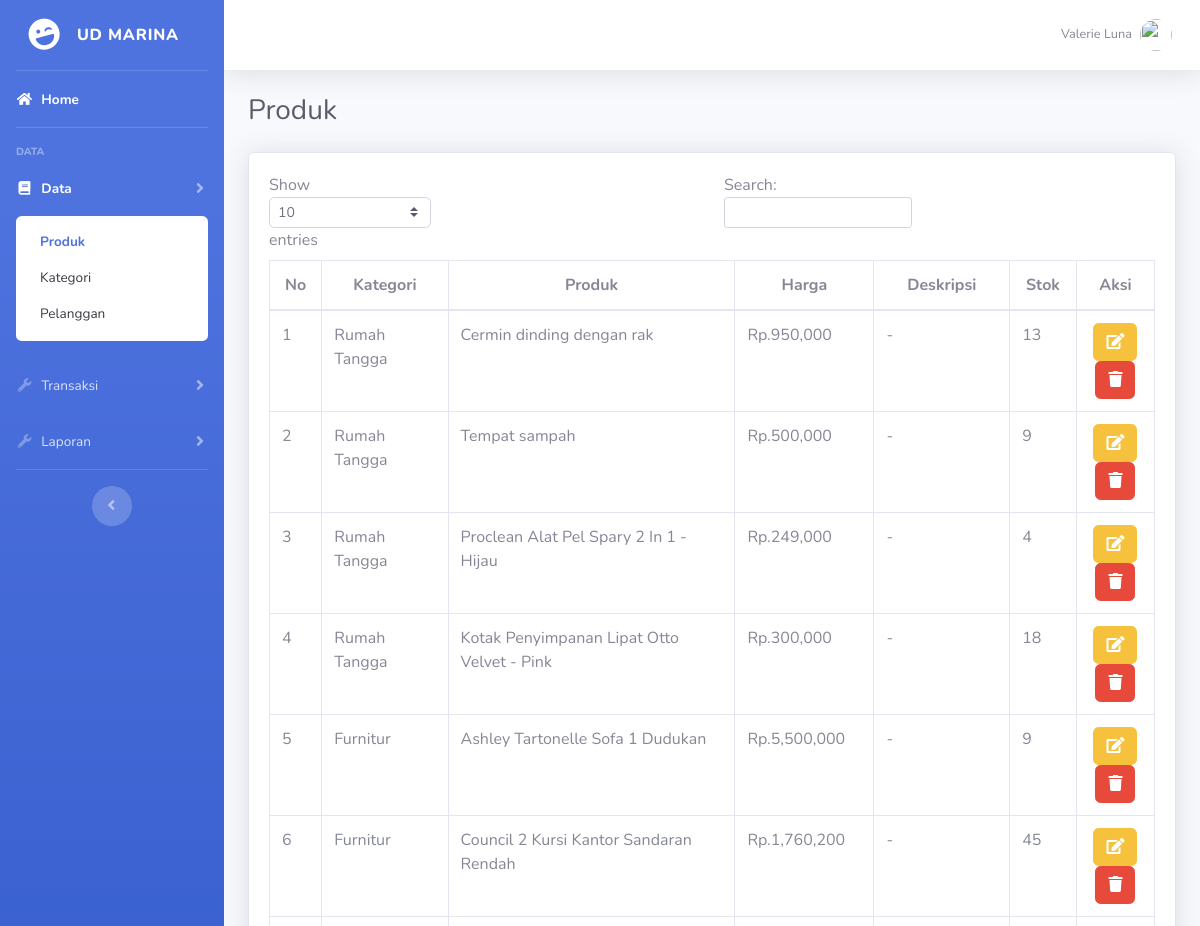
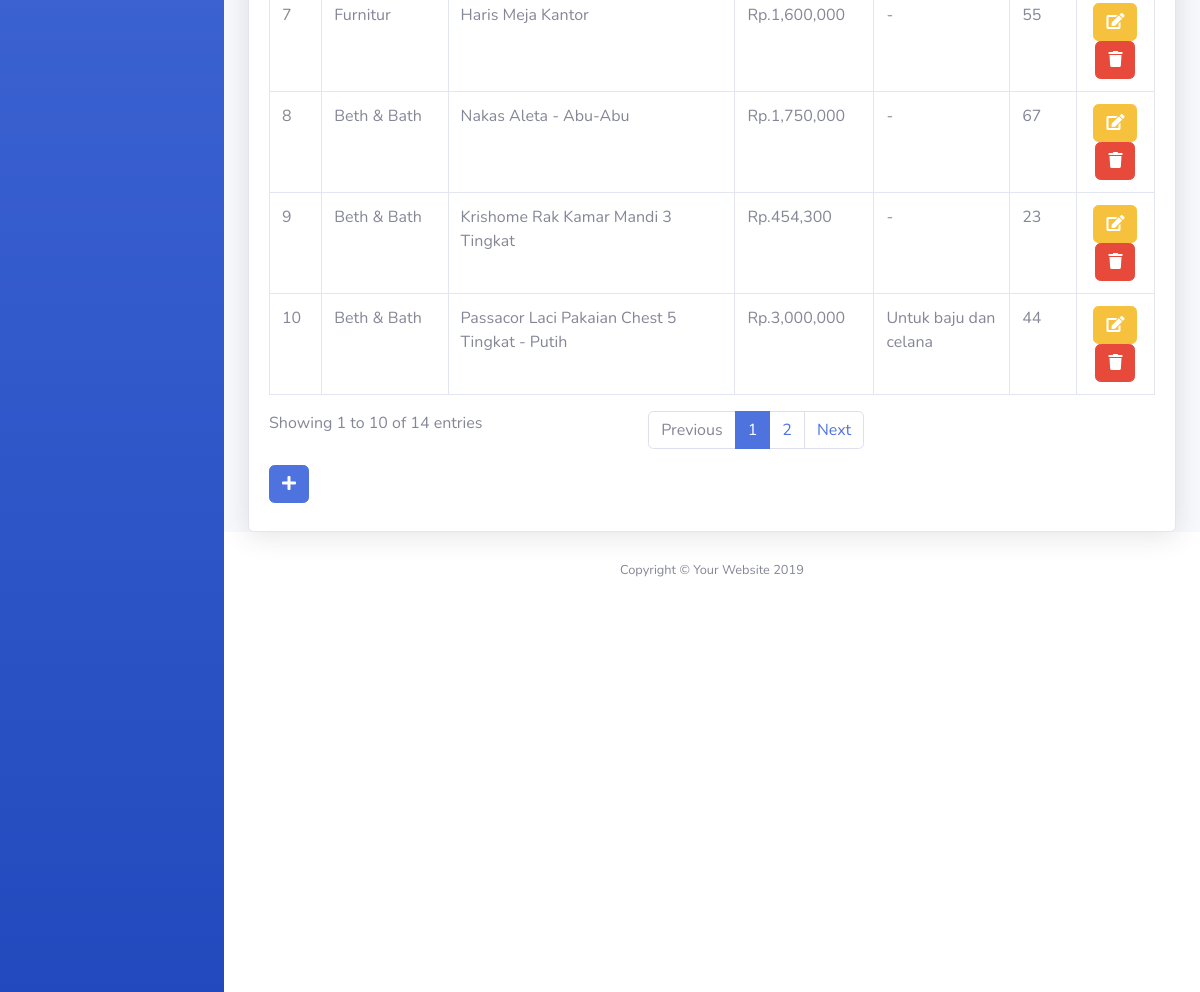
The page /admin/index.php?page=produk on the database its author committed (2 pictures, top to bottom).
### tables this page shows
CREATE TABLE IF NOT EXISTS `tbproduk` (
  `id` int(10) NOT NULL,
  `id_kategori` varchar(10) NOT NULL,
  `nama_barang` text NOT NULL,
  `harga` varchar(10) NOT NULL,
  `stok` char(10) NOT NULL,
  `deskripsi` text NOT NULL,
  `tanggal` varchar(50) NOT NULL,
  `img` varchar(50) NOT NULL
);

CREATE TABLE IF NOT EXISTS `tbkategori` (
  `id` int(10) NOT NULL,
  `kategori` varchar(200) NOT NULL
);

### admin/page/produk/produk.php (the view, shortened to what this page needs)
<div class="row">
	<?php
	if($_GET['act']=='add' || $_GET['act']=='edit'){
		include "page/produk/add_produk.php";
	} else if($_GET['act']=='delete'){
		$id = $_GET['idpro'];
		mysql_query("DELETE FROM tbproduk WHERE id='$id'");
		header("location:?page=produk");
	} else {
	?>
	<div class="col-md-12">
		<div class="card shadow">
			<div class="card-body">
				<div class="table-responsive">
					<table class="table table-bordered" id="dataTable">
						<thead>
							<tr class="text-center">
								<th>No</th>
								<th>Kategori</th>
								<th>Produk</th>
								<th>Harga</th>
								<th>Deskripsi</th>
								<th>Stok</th>
								<th>Aksi</th>
							</tr>
						</thead>
						<tbody>
							<?php
							$sql = mysql_query("SELECT a.id,a.nama_barang,a.harga,a.deskripsi,b.kategori,a.stok FROM tbproduk a, tbkategori b WHERE a.id_kategori=b.id ORDER BY a.id ASC");
							$no = 1;
							while($d = mysql_fetch_array($sql)){?>
								<tr>
									<td><?= $no++;?></td>
									<td><?= ucfirst($d['kategori']);?></td>
									<td><?= ucfirst($d['nama_barang']);?></td>
									<td>Rp.<?= number_format($d['harga']);?></td>
									<td><?= ucfirst($d['deskripsi']);?></td>
									<td><?= $d['stok'];?></td>
									<td class="text-center"><a href="?page=produk&act=edit&idpro=<?= $d['id'];?>" class="btn btn-warning"><i class="fa fa-edit"></i></a> <a href="?page=produk&act=delete&idpro=<?= $d['id'];?>" class="btn btn-danger" onclick="return confirm('Anda yakin ingin menghapus produk ini?')"><i class="fa fa-trash"></i></a></td>
								</tr>
							<?php } ?>
						</tbody>
					</table>
					<a href="?page=produk&act=add" class="btn btn-primary mb-2"><i class="fa fa-plus"></i></a>
				</div>
			</div>
		</div>
	</div>
	<?php } ?>
</div>

### rows shown on the page
tbproduk: id_kategori.kategori "Rumah Tangga", nama_barang "Cermin dinding dengan rak", harga "950,000", deskripsi "-", stok "13"
tbproduk: id_kategori.kategori "Rumah Tangga", nama_barang "Tempat sampah", harga "500,000", deskripsi "-", stok "9"
tbproduk: id_kategori.kategori "Rumah Tangga", nama_barang "Proclean Alat Pel Spary 2 In 1 - Hijau", harga "249,000", deskripsi "-", stok "4"
tbproduk: id_kategori.kategori "Rumah Tangga", nama_barang "Kotak Penyimpanan Lipat Otto Velvet - Pink", harga "300,000", deskripsi "-", stok "18"
tbproduk: id_kategori.kategori "Furnitur", nama_barang "Ashley Tartonelle Sofa 1 Dudukan", harga "5,500,000", deskripsi "-", stok "9"
tbproduk: id_kategori.kategori "Furnitur", nama_barang "Council 2 Kursi Kantor Sandaran Rendah", harga "1,760,200", deskripsi "-", stok "45"
tbproduk: id_kategori.kategori "Furnitur", nama_barang "Haris Meja Kantor", harga "1,600,000", deskripsi "-", stok "55"
tbproduk: id_kategori.kategori "Beth & Bath", nama_barang "Nakas Aleta - Abu-Abu", harga "1,750,000", deskripsi "-", stok "67"
tbproduk: id_kategori.kategori "Beth & Bath", nama_barang "Krishome Rak Kamar Mandi 3 Tingkat", harga "454,300", deskripsi "-", stok "23"
tbproduk: id_kategori.kategori "Beth & Bath", nama_barang "Passacor Laci Pakaian Chest 5 Tingkat - Putih", harga "3,000,000", deskripsi "Untuk baju dan celana", stok "44"

### other values the page prints
$judul "Produk"
